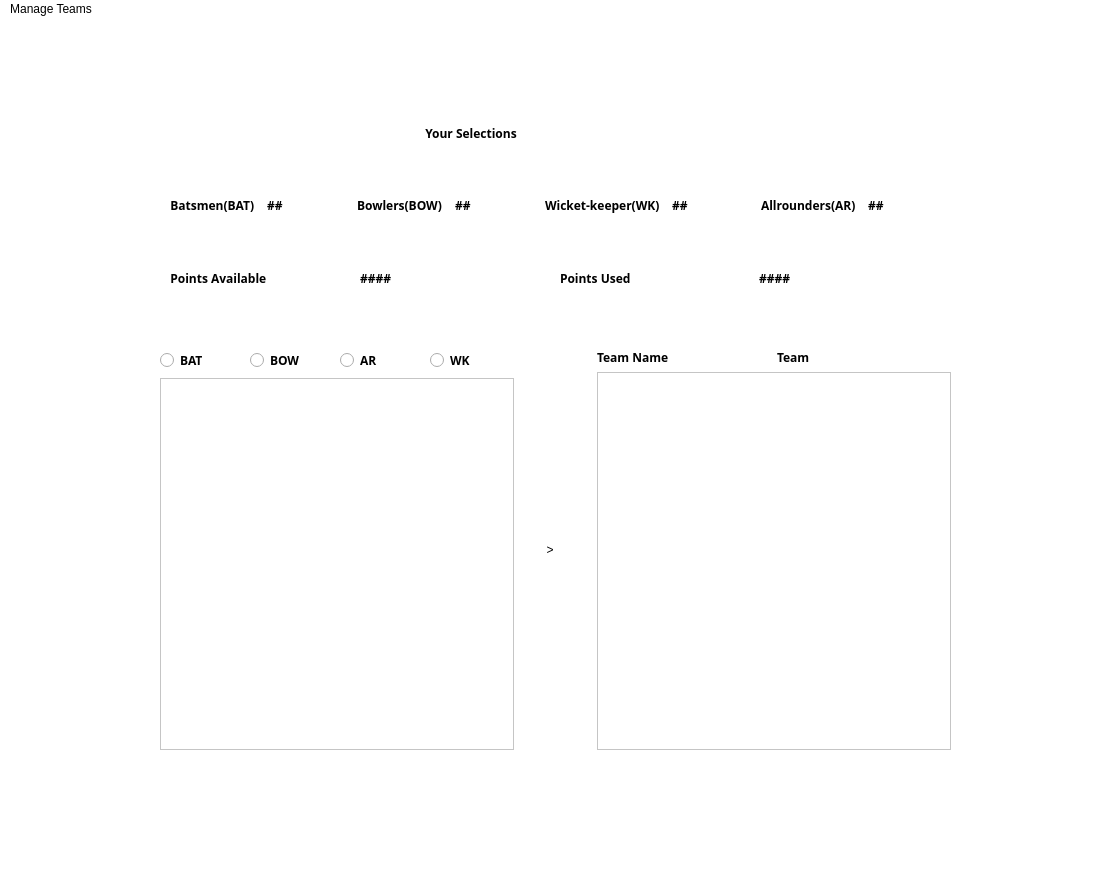
<?xml version="1.0" encoding="UTF-8"?>
<ui version="4.0">
 <class>MainWindow</class>
 <widget class="QMainWindow" name="MainWindow">
  <property name="geometry">
   <rect>
    <x>0</x>
    <y>0</y>
    <width>1117</width>
    <height>893</height>
   </rect>
  </property>
  <property name="windowTitle">
   <string>MainWindow</string>
  </property>
  <property name="styleSheet">
   <string notr="true">color: rgb(0, 0, 0);
background-color: rgb(255, 255, 255);</string>
  </property>
  <widget class="QWidget" name="centralwidget">
   <widget class="QWidget" name="">
    <property name="geometry">
     <rect>
      <x>161</x>
      <y>81</y>
      <width>791</width>
      <height>211</height>
     </rect>
    </property>
    <layout class="QVBoxLayout" name="verticalLayout">
     <item>
      <widget class="QLabel" name="label">
       <property name="font">
        <font>
         <family>Yu Gothic UI Semibold</family>
         <pointsize>9</pointsize>
         <weight>75</weight>
         <bold>true</bold>
        </font>
       </property>
       <property name="text">
        <string>                                                                                     Your Selections</string>
       </property>
      </widget>
     </item>
     <item>
      <layout class="QHBoxLayout" name="horizontalLayout">
       <item>
        <widget class="QLabel" name="label_2">
         <property name="font">
          <font>
           <family>Yu Gothic UI Semibold</family>
           <pointsize>9</pointsize>
           <weight>75</weight>
           <bold>true</bold>
          </font>
         </property>
         <property name="text">
          <string>   Batsmen(BAT)  </string>
         </property>
        </widget>
       </item>
       <item>
        <widget class="QLabel" name="bat_lab">
         <property name="font">
          <font>
           <family>Yu Gothic UI Semibold</family>
           <pointsize>9</pointsize>
           <weight>75</weight>
           <bold>true</bold>
          </font>
         </property>
         <property name="text">
          <string>##</string>
         </property>
        </widget>
       </item>
       <item>
        <widget class="QLabel" name="label_3">
         <property name="font">
          <font>
           <family>Yu Gothic UI Semibold</family>
           <pointsize>9</pointsize>
           <weight>75</weight>
           <bold>true</bold>
          </font>
         </property>
         <property name="text">
          <string>Bowlers(BOW)  </string>
         </property>
        </widget>
       </item>
       <item>
        <widget class="QLabel" name="bow_lab">
         <property name="font">
          <font>
           <family>Yu Gothic UI Semibold</family>
           <pointsize>9</pointsize>
           <weight>75</weight>
           <bold>true</bold>
          </font>
         </property>
         <property name="text">
          <string>##</string>
         </property>
        </widget>
       </item>
       <item>
        <widget class="QLabel" name="label_5">
         <property name="font">
          <font>
           <family>Yu Gothic UI Semibold</family>
           <pointsize>9</pointsize>
           <weight>75</weight>
           <bold>true</bold>
          </font>
         </property>
         <property name="text">
          <string>Wicket-keeper(WK)  </string>
         </property>
        </widget>
       </item>
       <item>
        <widget class="QLabel" name="wk_lab">
         <property name="font">
          <font>
           <family>Yu Gothic UI Semibold</family>
           <pointsize>9</pointsize>
           <weight>75</weight>
           <bold>true</bold>
          </font>
         </property>
         <property name="text">
          <string>##</string>
         </property>
        </widget>
       </item>
       <item>
        <widget class="QLabel" name="label_4">
         <property name="font">
          <font>
           <family>Yu Gothic UI Semibold</family>
           <pointsize>9</pointsize>
           <weight>75</weight>
           <bold>true</bold>
          </font>
         </property>
         <property name="text">
          <string>Allrounders(AR)  </string>
         </property>
        </widget>
       </item>
       <item>
        <widget class="QLabel" name="ar_lab">
         <property name="font">
          <font>
           <family>Yu Gothic UI Semibold</family>
           <pointsize>9</pointsize>
           <weight>75</weight>
           <bold>true</bold>
          </font>
         </property>
         <property name="text">
          <string>##</string>
         </property>
        </widget>
       </item>
      </layout>
     </item>
     <item>
      <layout class="QHBoxLayout" name="horizontalLayout_2">
       <item>
        <widget class="QLabel" name="label_7">
         <property name="font">
          <font>
           <family>Yu Gothic UI Semibold</family>
           <pointsize>9</pointsize>
           <weight>75</weight>
           <bold>true</bold>
          </font>
         </property>
         <property name="text">
          <string>   Points Available</string>
         </property>
        </widget>
       </item>
       <item>
        <widget class="QLabel" name="points_avail">
         <property name="font">
          <font>
           <family>Yu Gothic UI Semibold</family>
           <pointsize>9</pointsize>
           <weight>75</weight>
           <bold>true</bold>
          </font>
         </property>
         <property name="text">
          <string>####</string>
         </property>
        </widget>
       </item>
       <item>
        <layout class="QHBoxLayout" name="horizontalLayout_3">
         <property name="spacing">
          <number>6</number>
         </property>
        </layout>
       </item>
       <item>
        <widget class="QLabel" name="points">
         <property name="font">
          <font>
           <family>Yu Gothic UI Semibold</family>
           <pointsize>9</pointsize>
           <weight>75</weight>
           <bold>true</bold>
          </font>
         </property>
         <property name="text">
          <string>Points Used</string>
         </property>
        </widget>
       </item>
       <item>
        <widget class="QLabel" name="points_used">
         <property name="font">
          <font>
           <family>Yu Gothic UI Semibold</family>
           <pointsize>9</pointsize>
           <weight>75</weight>
           <bold>true</bold>
          </font>
         </property>
         <property name="text">
          <string>####</string>
         </property>
        </widget>
       </item>
      </layout>
     </item>
    </layout>
   </widget>
   <widget class="QWidget" name="">
    <property name="geometry">
     <rect>
      <x>160</x>
      <y>330</y>
      <width>791</width>
      <height>401</height>
     </rect>
    </property>
    <layout class="QHBoxLayout" name="horizontalLayout_6">
     <item>
      <layout class="QVBoxLayout" name="verticalLayout_2">
       <item>
        <layout class="QHBoxLayout" name="horizontalLayout_4">
         <item>
          <widget class="QRadioButton" name="bat_rb">
           <property name="font">
            <font>
             <family>Yu Gothic UI Semibold</family>
             <pointsize>9</pointsize>
             <weight>75</weight>
             <bold>true</bold>
            </font>
           </property>
           <property name="text">
            <string>BAT</string>
           </property>
          </widget>
         </item>
         <item>
          <widget class="QRadioButton" name="bow_rb">
           <property name="font">
            <font>
             <family>Yu Gothic UI Semibold</family>
             <pointsize>9</pointsize>
             <weight>75</weight>
             <bold>true</bold>
            </font>
           </property>
           <property name="text">
            <string>BOW</string>
           </property>
          </widget>
         </item>
         <item>
          <widget class="QRadioButton" name="ar_rb">
           <property name="font">
            <font>
             <family>Yu Gothic UI Semibold</family>
             <pointsize>9</pointsize>
             <weight>75</weight>
             <bold>true</bold>
            </font>
           </property>
           <property name="text">
            <string>AR</string>
           </property>
          </widget>
         </item>
         <item>
          <widget class="QRadioButton" name="wk_rb">
           <property name="font">
            <font>
             <family>Yu Gothic UI Semibold</family>
             <pointsize>9</pointsize>
             <weight>75</weight>
             <bold>true</bold>
            </font>
           </property>
           <property name="text">
            <string>WK</string>
           </property>
          </widget>
         </item>
        </layout>
       </item>
       <item>
        <widget class="QListView" name="list_1"/>
       </item>
      </layout>
     </item>
     <item>
      <widget class="QLabel" name="label_10">
       <property name="text">
        <string>        &gt;           </string>
       </property>
      </widget>
     </item>
     <item>
      <layout class="QVBoxLayout" name="verticalLayout_3">
       <item>
        <layout class="QHBoxLayout" name="horizontalLayout_5">
         <item>
          <widget class="QLabel" name="label_6">
           <property name="font">
            <font>
             <family>Yu Gothic UI Semibold</family>
             <pointsize>9</pointsize>
             <weight>75</weight>
             <bold>true</bold>
            </font>
           </property>
           <property name="text">
            <string>Team Name</string>
           </property>
          </widget>
         </item>
         <item>
          <widget class="QLabel" name="team_name">
           <property name="font">
            <font>
             <family>Yu Gothic UI Semibold</family>
             <pointsize>9</pointsize>
             <weight>75</weight>
             <bold>true</bold>
            </font>
           </property>
           <property name="text">
            <string>Team</string>
           </property>
          </widget>
         </item>
        </layout>
       </item>
       <item>
        <widget class="QListView" name="list_2">
         <property name="font">
          <font>
           <family>Segoe UI Symbol</family>
           <pointsize>10</pointsize>
          </font>
         </property>
        </widget>
       </item>
      </layout>
     </item>
    </layout>
   </widget>
   <zorder>horizontalLayoutWidget</zorder>
   <zorder>label</zorder>
   <zorder>horizontalLayoutWidget_2</zorder>
   <zorder>label</zorder>
   <zorder>list_1</zorder>
   <zorder>horizontalLayoutWidget_4</zorder>
   <zorder>label_6</zorder>
   <zorder>team_name</zorder>
   <zorder>list_2</zorder>
   <zorder>label_10</zorder>
  </widget>
  <widget class="QMenuBar" name="menubar">
   <property name="geometry">
    <rect>
     <x>0</x>
     <y>0</y>
     <width>1117</width>
     <height>26</height>
    </rect>
   </property>
   <widget class="QMenu" name="menuManage_Teams">
    <property name="title">
     <string>Manage Teams</string>
    </property>
    <addaction name="new_team"/>
    <addaction name="separator"/>
    <addaction name="open_team"/>
    <addaction name="separator"/>
    <addaction name="save_team"/>
    <addaction name="separator"/>
    <addaction name="actionEvaluate_Team"/>
   </widget>
   <addaction name="menuManage_Teams"/>
  </widget>
  <widget class="QStatusBar" name="statusbar"/>
  <action name="new_team">
   <property name="text">
    <string>New Team</string>
   </property>
   <property name="shortcut">
    <string>Ctrl+N</string>
   </property>
  </action>
  <action name="open_team">
   <property name="text">
    <string>Open Team</string>
   </property>
   <property name="shortcut">
    <string>Ctrl+O</string>
   </property>
  </action>
  <action name="save_team">
   <property name="text">
    <string>Save Team</string>
   </property>
   <property name="shortcut">
    <string>Ctrl+S</string>
   </property>
  </action>
  <action name="actionEvaluate_Team">
   <property name="text">
    <string>Evaluate Team</string>
   </property>
  </action>
 </widget>
 <resources/>
 <connections/>
</ui>
